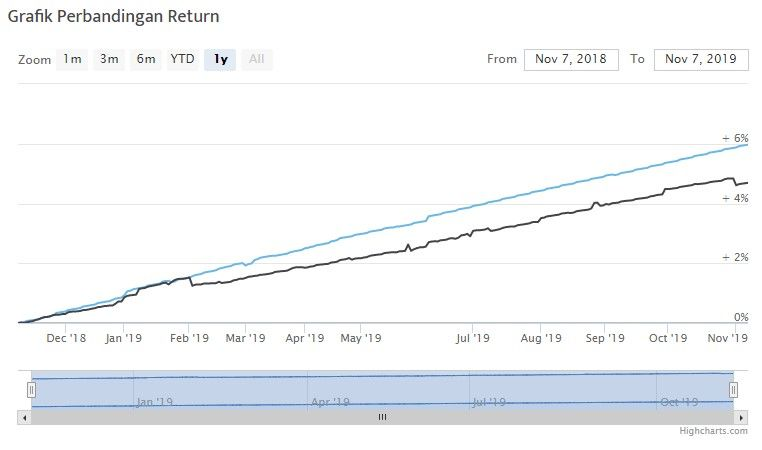
#> input picture docs/vi-style/refs/in04-jembatan-chart-simon.png, 762 x 450 px
$ python trace-return-curve.py
#> lines starting #> are read from the running program, lines starting #| are printed output that depends on the picture; after the words box and inside, x2 and y2 are one past the last pixel; in counts of white or black regions, pixels touching at a corner belong together
#!/usr/bin/env python3
"""
trace-return-curve.py — Simon's return charts → the three return paths of kit RETURNS (IN04 SC03), one per route,
each to src/episodes/in04-investasi-yang-cocok/data/return-<name>.json, on kit RETURN_RANGE's scale (LO … HI).

  ~/.venvs/tuntun/bin/python -I scripts/vi/trace-return-curve.py

  jembatan — docs/vi-style/refs/in04-jembatan-chart-simon.png (3 Nov 2026: "pake grafik ini buat 'Jembatan'"): a return
             comparison with two lines; the DARK one is taken (the one with the small dips — the light blue is nearly a
             ruler), followed column by column inside the plot so the axis labels never join it.
  kapal    — "Grafik Kinerja Reksa Dana vs Benchmark Sejak Peluncuran (Kumulatif)" (3 Nov: "pake ini buat kapal"): the
             fund's line, monthly, Jan 2020 – Feb 2023 — the 2020 fall, the long way back, ending up.
  pesawat  — "Return Performance" (3 Nov: "pake ini buat Pesawat, yang tadi ganti aja"): the green COMPOSITE line,
             11 Jun 2014 – 11 Jun 2015 — the dips, the climb, the fall after its peak; its last days are redrawn to end
             on a new high, the highest of the three. It replaced a candlestick screenshot (in04-pesawat-chart-simon.png).
The last two reached this machine only as pictures in the chat, so their points are read off by eye (`points`: x
across, % up); the plane's daily zigzag comes back as a little seeded jitter.

Each path is resampled to SAMPLES points. `scale`: ("end", v) — from 0, its last at v (the bridge's small rise);
"peak" — from 0, its highest at HI; ("fit", lo, hi) — its own lowest at lo and highest at hi (the boat: a 30 % fall
that no shared percent scale could hold next to the others — Simon's three charts are of different years and funds,
so each keeps its own shape, not their numbers against each other; the small print on screen says it is ilustrasi).
"""
import json
import os

import numpy as np
from PIL import Image
from scipy import ndimage as ndi

ROOT = os.path.abspath(os.path.join(os.path.dirname(os.path.abspath(__file__)), "../.."))
REFS = os.path.join(ROOT, "docs/vi-style/refs")
DATA = os.path.join(ROOT, "src/episodes/in04-investasi-yang-cocok/data")
SAMPLES = 161  # kit RETURN_N + 1
LO, HI = -0.3, 1.0  # kit RETURN_RANGE

TRACES = {
    "jembatan": {
        "src": "in04-jembatan-chart-simon.png",
        "said": "pake grafik ini buat 'Jembatan'",
        "kind": "line",
        "plot": (18, 752, 80, 330),
        "smooth": 1.5,
        "scale": ("end", 0.32),
    },
    "kapal": {
        "src": "the Reksa Dana vs Benchmark chart (fund line, Jan 2020 – Feb 2023)",
        "said": "pake ini buat kapal",
        "kind": "points",
        # month by month from Jan 2020, % cumulative
        "points": list(enumerate([0, -4, -11, -30, -29.5, -28, -24, -17.5, -14.5, -24.5, -18, -11, -6.5, -7.5, -5, -10, -11, -12, -16.5, -17.5, -12.5, -9, -3, -4, -4, -2.5, 2, 3.5, 7, 5, -3, -1, 6.5, 9, 10.5, 12.8, 5.5, 6.5, 7.3])),
        "jitter": 0,
        "smooth": 0,
        "scale": ("fit", LO, 0.75),
    },
    "pesawat": {
        "src": "the Return Performance chart (COMPOSITE, Jun 2014 – Jun 2015)",
        "said": "pake ini buat Pesawat, yang tadi ganti aja",
        "kind": "points",
        # px across its 600-px picture, % return — to 520 as read off; then, where the chart fell to −1.5 %, it climbs
        # instead to a new high above its old one (Simon, 3 Nov: "buat ujungnya di atas higher high deh (skalian bikin
        # jadi paling tinggi)"), so its end is the highest point of all three paths
        "points": [
            (37, 0), (45, -1), (55, -2.5), (62, -2), (66, -2.6), (72, 0), (78, 2.5), (85, 2), (95, 4), (105, 3.5), (115, 4.5),
            (125, 3.8), (135, 5), (145, 5.5), (152, 4), (160, 5.2), (172, 3), (182, 2.8), (188, -0.5), (193, -1.2), (200, 1),
            (208, 2.5), (215, 2), (225, 1), (235, 1.5), (245, 3), (255, 2), (265, 3.5), (275, 3), (285, 4.5), (295, 3.5),
            (302, 2), (310, 4.5), (320, 5), (330, 4), (340, 6), (350, 5.5), (360, 7), (368, 8.5), (378, 9), (388, 10.5),
            (398, 8.5), (408, 10), (418, 9.5), (428, 9), (438, 11), (446, 9.5), (455, 10), (462, 8), (470, 4), (476, 2.5),
            (484, 3.5), (492, 5), (500, 6.5), (508, 8), (515, 7.5), (520, 9.5), (525, 11), (530, 12), (537, 13),
        ],
        "jitter": 0.15,
        "smooth": 0,
        "scale": "peak",
    },
}


def points(t):
    """The read-off points → (x, y down like a picture's) every unit across, with seeded jitter if asked."""
    xs = np.array([p[0] for p in t["points"]], float)
    ys = -np.array([p[1] for p in t["points"]], float)
    x = np.linspace(xs[0], xs[-1], int((xs[-1] - xs[0]) * (1 if xs[-1] - xs[0] > 100 else 20)) + 1)
    y = np.interp(x, xs, ys)
    if t["jitter"]:
        jit = np.random.default_rng(4).uniform(-1, 1, len(x)) * t["jitter"]
        jit[0] = jit[-1] = 0
        y = y + jit
    return x, y


def dark_line(a, t):
    x0, x1, y0, y1 = t["plot"]
#> x0 = 18; x1 = 752; y0 = 80; y1 = 330
    dark = a[..., :3].sum(-1) < 400
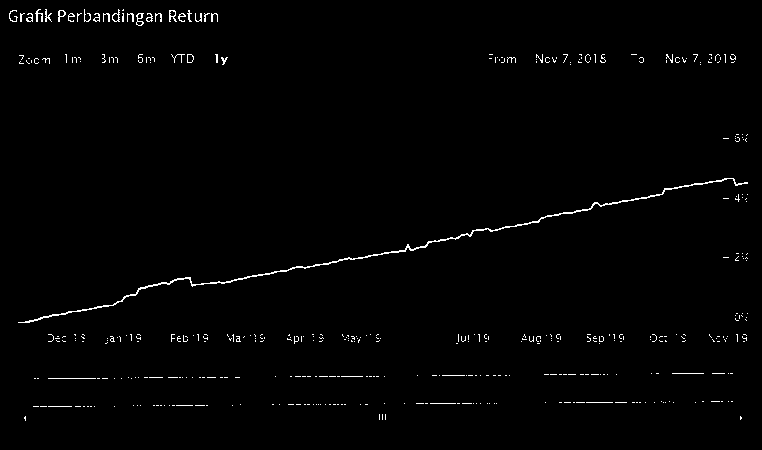
#> dark: shape (450, 762) bool; 1.2% white in thin lines or dots, all inside (x1, y1, x2, y2) = (9, 9, 748, 421)
    xs, ys, prev = [], [], None
    for x in range(x0, x1):
        rows = np.nonzero(dark[y0:y1, x])[0] + y0
        if not len(rows):
            continue
        # the run of dark pixels nearest where the line was — a label or a stray pixel elsewhere is not it
        runs = np.split(rows, np.flatnonzero(np.diff(rows) > 1) + 1)
        mids = [r.mean() for r in runs]
        y = mids[int(np.argmax(mids))] if prev is None else min(mids, key=lambda m: abs(m - prev))
        if prev is not None and abs(y - prev) > 25:
            continue
        xs.append(x)
        ys.append(y)
        prev = y
#> this loop made 734 passes
#> (runs, mids, y, prev) on passes 8 to 10: ([[321, 322]], [321.5], 321.5, 321.5), ([[321, 322]], [321.5], 321.5, 321.5), ([[321, 322]], [321.5], 321.5, 321.5)
#> after the loop, xs = 730 values from 18 to 747; ys = 730 values, max 322 at index 0, min 178 at index 709, mean 249.2
    return np.array(xs, float), np.array(ys, float)


def main():
    for name, t in TRACES.items():
        if t["kind"] == "points":
            xs, ys = points(t)
        else:
            xs, ys = dark_line(np.asarray(Image.open(os.path.join(REFS, t["src"])).convert("RGB")).astype(int), t)
        grid = np.linspace(xs.min(), xs.max(), SAMPLES * 8)
#> grid = 1288 values from 18 to 747
        full = np.interp(grid, xs, ys)
#> full = 1288 values, max 322 at index 0, min 178 at index 1252, mean 249.2
        if t["smooth"]:
            full = ndi.gaussian_filter1d(full, t["smooth"] * len(grid) / (xs.max() - xs.min()), mode="nearest")
#> full = 1288 values, max 322 at index 0, min 178 at index 1255, mean 249.2
        y = np.interp(np.linspace(0, len(full) - 1, SAMPLES), np.arange(len(full)), full)
#> y = 161 values, max 322 at index 0, min 178 at index 156, mean 249.2
        rise = y[0] - y  # up is positive, the first 0
#> rise = 161 values, max 144 at index 156, min 0 at index 0, mean 72.76
        s = t["scale"]
        if s == "peak":
            v = rise / rise.max() * HI
        elif s[0] == "end":
            v = rise / rise[-1] * s[1]
#> v = 161 values, max 0.33 at index 156, min 0 at index 0, mean 0.167
        else:
            v = s[1] + (rise - rise.min()) / (rise.max() - rise.min()) * (s[2] - s[1])
        out = os.path.join(DATA, f"return-{name}.json")
        json.dump(
            {
                "_": f"Written by scripts/vi/trace-return-curve.py from {t['src']} (Simon, 3 Nov 2026: \"{t['said']}\"), on kit RETURN_RANGE's scale.",
                "values": [round(float(q), 4) for q in v],
            },
            open(out, "w"),
        )
        print(f"{name}: {SAMPLES} samples; start {v[0]:.3f}, low {v.min():.3f}, high {v.max():.3f}, end {v[-1]:.3f} -> {os.path.relpath(out, ROOT)}")
#| jembatan: 161 samples; start 0.000, low 0.000, high 0.330, end 0.320 -> src/episodes/in04-investasi-yang-cocok/data/return-jembatan.json


if __name__ == "__main__":
    main()
